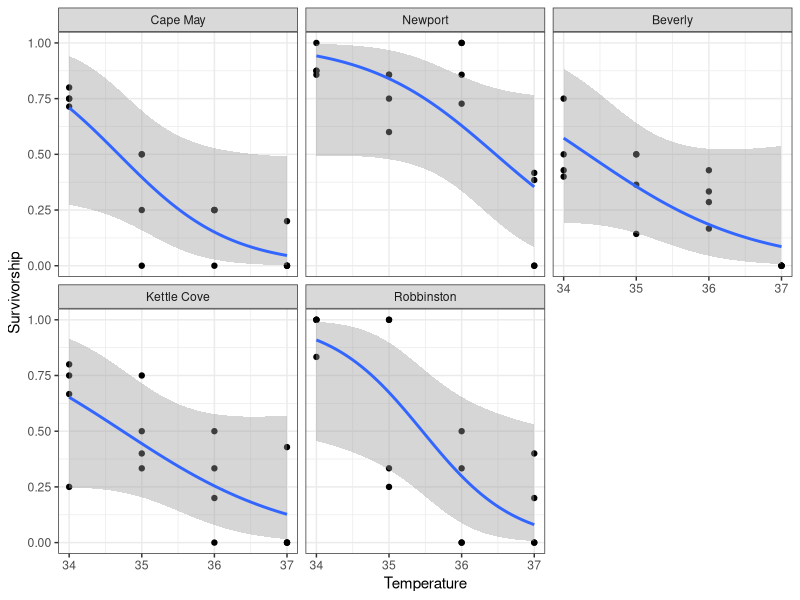
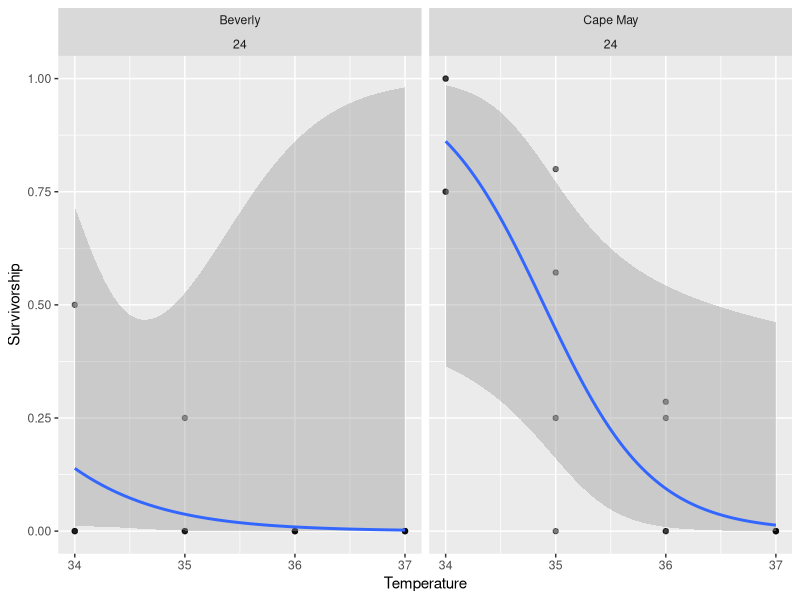
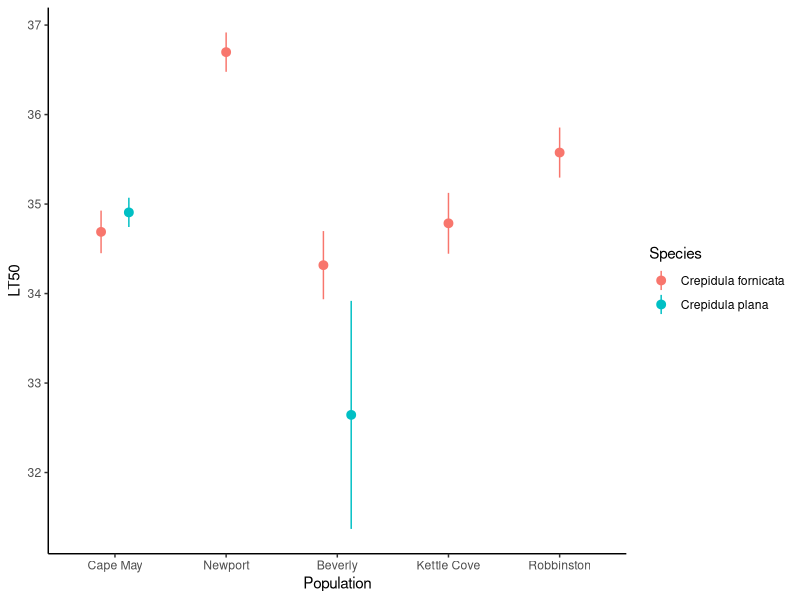

These figures' R source, in order:
## LT50 following https://lukemiller.org/index.php/2010/02/calculating-lt50-median-lethal-temperature-aka-ld50-quickly-in-r/
library(tidyverse)
library(MASS)

data = read.csv("all_LT50.csv") %>%
  mutate(Temperature = case_when(
    Treatment == "H1" ~ 34,
    Treatment == "H2" ~ 35,
    Treatment == "H3" ~ 36,
    Treatment == "H4" ~ 37
  )) %>%
  mutate(Survivorship = Alive / Initial)

f.data = data %>%
  filter(Species == "Crepidula fornicata", 
         Hour == "24") %>%
  mutate(Population = factor(Population, levels = c("Cape May", "Newport", "Beverly", "Kettle Cove", "Robbinston")))

p.data = data %>%
  filter(Species == "Crepidula plana", 
         Hour == "24")

### Binomial models

# function for printing out LT50 fro glm.dose

print.LT50 = function(x, ...) {
  M = cbind(x, attr(x, "SE"))
  dimnames(M) = list(names(x), c("LT50", "SE"))
  x = M
  NextMethod("print")
}

# Beverly
f.beverly.results = glm(cbind(Alive, Mortalities) ~ Temperature, binomial, 
                        data = f.data %>%
                          filter(Population == "Beverly"))
summary(f.beverly.results)

f.beverly.lt50 = dose.p(f.beverly.results, p = 0.5) 

f.beverly = print.LT50(f.beverly.lt50) %>%
  as.data.frame() %>%
  mutate(Population = "Beverly",
         Species = "Crepidula fornicata")

p.beverly.results = glm(cbind(Alive, Mortalities) ~ Temperature, binomial, 
                        data = p.data %>%
                          filter(Population == "Beverly"))

summary(p.beverly.results)

p.beverly.lt50 = dose.p(p.beverly.results, p = 0.5) 

p.beverly = print.LT50(p.beverly.lt50) %>%
  as.data.frame() %>%
  mutate(Population = "Beverly",
         Species = "Crepidula plana")

# Cape May
f.CapeMay.results = glm(cbind(Alive, Mortalities) ~ Temperature, binomial, 
                        data = f.data %>%
                          filter(Population == "Cape May"))
summary(f.CapeMay.results)

f.CapeMay.lt50 = dose.p(f.CapeMay.results, p = 0.5) 

f.CapeMay = print.LT50(f.CapeMay.lt50) %>%
  as.data.frame() %>%
  mutate(Population = "Cape May",
         Species = "Crepidula fornicata")

p.CapeMay.results = glm(cbind(Alive, Mortalities) ~ Temperature, binomial, 
                        data = p.data %>%
                          filter(Population == "Cape May"))
summary(p.CapeMay.results)

p.CapeMay.lt50 = dose.p(p.CapeMay.results, p = 0.5) 

p.CapeMay = print.LT50(p.CapeMay.lt50) %>%
  as.data.frame() %>%
  mutate(Population = "Cape May",
         Species = "Crepidula plana")

# Kettle Cove
f.KettleCove.results = glm(cbind(Alive, Mortalities) ~ Temperature, binomial, 
                        data = f.data %>%
                          filter(Population == "Kettle Cove"))
summary(f.KettleCove.results)

f.KettleCove.lt50 = dose.p(f.KettleCove.results, p = 0.5) 

f.KettleCove = print.LT50(f.KettleCove.lt50) %>%
  as.data.frame() %>%
  mutate(Population = "Kettle Cove",
         Species = "Crepidula fornicata")

# Robbinston
f.Robbinston.results = glm(cbind(Alive, Mortalities) ~ Temperature, binomial, 
                           data = f.data %>%
                             filter(Population == "Robbinston"))
summary(f.Robbinston.results)

f.Robbinston.lt50 = dose.p(f.Robbinston.results, p = 0.5) 

f.Robbinston = print.LT50(f.Robbinston.lt50) %>%
  as.data.frame() %>%
  mutate(Population = "Robbinston",
         Species = "Crepidula fornicata")

# Newport
f.Newport.results = glm(cbind(Alive, Mortalities) ~ Temperature, binomial, 
                           data = f.data %>%
                             filter(Population == "Newport"))
summary(f.Newport.results)

f.Newport.lt50 = dose.p(f.Newport.results, p = 0.5) 

f.Newport = print.LT50(f.Newport.lt50) %>%
  as.data.frame() %>%
  mutate(Population = "Newport",
         Species = "Crepidula fornicata")



## Plot
ggplot(f.data, aes(Temperature, Survivorship)) +
  geom_point(outlier.shape = NA) +
  geom_smooth(method = glm,
              method.args = list(family = "binomial")) +
  theme_bw() +
  facet_wrap(. ~ Population)

ggplot(p.data, aes(Temperature, Survivorship)) +
  geom_point(alpha = 0.5) +
  geom_smooth(method = glm,
              method.args = list(family = "binomial")) +
  facet_wrap(Population ~ Hour)


# LT50 + SE

lt50 = rbind(p.beverly, p.CapeMay, f.beverly, f.CapeMay, f.Robbinston, f.Newport, f.KettleCove) %>%
  mutate(Species = as.factor(Species), 
         Population = factor(Population, levels = c("Cape May", "Newport", "Beverly", "Kettle Cove", "Robbinston"))) 
  

# plot
library(forcats)

ggplot(lt50, aes(Population, LT50, group = Species)) +
  geom_pointrange(aes(ymin = LT50-SE, ymax = LT50+SE, colour = Species), position = position_dodge(width = 0.5)) + 
  theme_classic()
 









